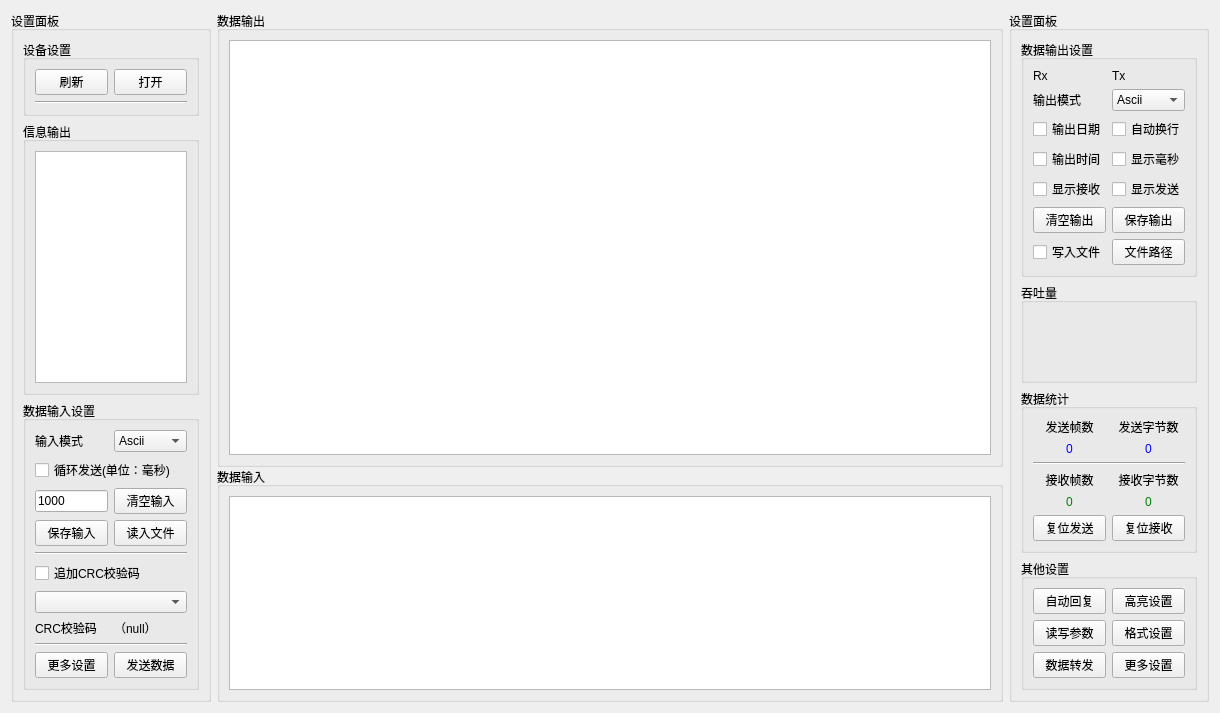
<?xml version="1.0" encoding="UTF-8"?>
<ui version="4.0">
 <class>SAKTabPage</class>
 <widget class="QWidget" name="SAKTabPage">
  <property name="geometry">
   <rect>
    <x>0</x>
    <y>0</y>
    <width>1220</width>
    <height>619</height>
   </rect>
  </property>
  <property name="windowTitle">
   <string>Form</string>
  </property>
  <layout class="QGridLayout" name="gridLayout">
   <property name="verticalSpacing">
    <number>0</number>
   </property>
   <item row="0" column="1" colspan="2">
    <widget class="QGroupBox" name="groupBox">
     <property name="title">
      <string>数据输出</string>
     </property>
     <layout class="QGridLayout" name="gridLayout_6">
      <item row="0" column="0">
       <widget class="QTextBrowser" name="outputTextBroswer"/>
      </item>
     </layout>
    </widget>
   </item>
   <item row="2" column="1" colspan="2">
    <widget class="QGroupBox" name="groupBox_3">
     <property name="maximumSize">
      <size>
       <width>16777215</width>
       <height>235</height>
      </size>
     </property>
     <property name="title">
      <string>数据输入</string>
     </property>
     <layout class="QGridLayout" name="gridLayout_4">
      <item row="0" column="0">
       <widget class="QTextEdit" name="inputTextEdit">
        <property name="html">
         <string>&lt;!DOCTYPE HTML PUBLIC &quot;-//W3C//DTD HTML 4.0//EN&quot; &quot;http://www.w3.org/TR/REC-html40/strict.dtd&quot;&gt;
&lt;html&gt;&lt;head&gt;&lt;meta name=&quot;qrichtext&quot; content=&quot;1&quot; /&gt;&lt;style type=&quot;text/css&quot;&gt;
p, li { white-space: pre-wrap; }
&lt;/style&gt;&lt;/head&gt;&lt;body style=&quot; font-family:'SimSun'; font-size:9pt; font-weight:400; font-style:normal;&quot;&gt;
&lt;p style=&quot;-qt-paragraph-type:empty; margin-top:0px; margin-bottom:0px; margin-left:0px; margin-right:0px; -qt-block-indent:0; text-indent:0px;&quot;&gt;&lt;br /&gt;&lt;/p&gt;&lt;/body&gt;&lt;/html&gt;</string>
        </property>
       </widget>
      </item>
     </layout>
    </widget>
   </item>
   <item row="0" column="0" rowspan="4">
    <widget class="QGroupBox" name="deviceSetting">
     <property name="sizePolicy">
      <sizepolicy hsizetype="Expanding" vsizetype="Preferred">
       <horstretch>0</horstretch>
       <verstretch>0</verstretch>
      </sizepolicy>
     </property>
     <property name="minimumSize">
      <size>
       <width>0</width>
       <height>0</height>
      </size>
     </property>
     <property name="maximumSize">
      <size>
       <width>200</width>
       <height>16777215</height>
      </size>
     </property>
     <property name="styleSheet">
      <string notr="true"/>
     </property>
     <property name="title">
      <string>设置面板</string>
     </property>
     <layout class="QVBoxLayout" name="verticalLayout">
      <item>
       <widget class="QGroupBox" name="deviceSettingGroupBox">
        <property name="sizePolicy">
         <sizepolicy hsizetype="Preferred" vsizetype="Preferred">
          <horstretch>0</horstretch>
          <verstretch>0</verstretch>
         </sizepolicy>
        </property>
        <property name="minimumSize">
         <size>
          <width>0</width>
          <height>0</height>
         </size>
        </property>
        <property name="maximumSize">
         <size>
          <width>16777215</width>
          <height>16777215</height>
         </size>
        </property>
        <property name="title">
         <string>设备设置</string>
        </property>
        <layout class="QGridLayout" name="gridLayout_9">
         <item row="0" column="1">
          <widget class="QPushButton" name="switchPushButton">
           <property name="text">
            <string>打开</string>
           </property>
          </widget>
         </item>
         <item row="0" column="0">
          <widget class="QPushButton" name="refreshPushButton">
           <property name="text">
            <string>刷新</string>
           </property>
          </widget>
         </item>
         <item row="1" column="0" colspan="2">
          <widget class="Line" name="line_2">
           <property name="orientation">
            <enum>Qt::Horizontal</enum>
           </property>
          </widget>
         </item>
        </layout>
       </widget>
      </item>
      <item>
       <widget class="QGroupBox" name="groupBox_4">
        <property name="title">
         <string>信息输出</string>
        </property>
        <layout class="QVBoxLayout" name="verticalLayout_3">
         <item>
          <widget class="QTextBrowser" name="messageTextBrowser"/>
         </item>
        </layout>
       </widget>
      </item>
      <item>
       <widget class="QGroupBox" name="groupBox_5">
        <property name="maximumSize">
         <size>
          <width>16777215</width>
          <height>16777215</height>
         </size>
        </property>
        <property name="title">
         <string>数据输入设置</string>
        </property>
        <layout class="QGridLayout" name="gridLayout_3">
         <item row="0" column="1">
          <widget class="QComboBox" name="inputModelComboBox">
           <property name="currentIndex">
            <number>4</number>
           </property>
           <item>
            <property name="text">
             <string>Bin</string>
            </property>
           </item>
           <item>
            <property name="text">
             <string>Oct</string>
            </property>
           </item>
           <item>
            <property name="text">
             <string>Dec</string>
            </property>
           </item>
           <item>
            <property name="text">
             <string>Hex</string>
            </property>
           </item>
           <item>
            <property name="text">
             <string>Ascii</string>
            </property>
           </item>
           <item>
            <property name="text">
             <string>Utf8</string>
            </property>
           </item>
          </widget>
         </item>
         <item row="3" column="0">
          <widget class="QPushButton" name="pushButton_8">
           <property name="text">
            <string>保存输入</string>
           </property>
          </widget>
         </item>
         <item row="2" column="1">
          <widget class="QPushButton" name="clearInputPushButton">
           <property name="text">
            <string>清空输入</string>
           </property>
          </widget>
         </item>
         <item row="1" column="0" colspan="2">
          <widget class="QCheckBox" name="cycleEnableCheckBox">
           <property name="text">
            <string>循环发送(单位：毫秒)</string>
           </property>
          </widget>
         </item>
         <item row="11" column="1">
          <widget class="QPushButton" name="sendPushButton">
           <property name="text">
            <string>发送数据</string>
           </property>
          </widget>
         </item>
         <item row="7" column="0" colspan="2">
          <widget class="QComboBox" name="crcParameterModelsComboBox"/>
         </item>
         <item row="3" column="1">
          <widget class="QPushButton" name="readinFilePushButton">
           <property name="text">
            <string>读入文件</string>
           </property>
          </widget>
         </item>
         <item row="4" column="0" colspan="2">
          <widget class="Line" name="line_3">
           <property name="orientation">
            <enum>Qt::Horizontal</enum>
           </property>
          </widget>
         </item>
         <item row="0" column="0">
          <widget class="QLabel" name="label_4">
           <property name="text">
            <string>输入模式</string>
           </property>
          </widget>
         </item>
         <item row="2" column="0">
          <widget class="QLineEdit" name="cycleTimeLineEdit">
           <property name="sizePolicy">
            <sizepolicy hsizetype="Ignored" vsizetype="Fixed">
             <horstretch>0</horstretch>
             <verstretch>0</verstretch>
            </sizepolicy>
           </property>
           <property name="text">
            <string>1000</string>
           </property>
          </widget>
         </item>
         <item row="6" column="0" colspan="2">
          <widget class="QCheckBox" name="checkBox">
           <property name="text">
            <string>追加CRC校验码</string>
           </property>
          </widget>
         </item>
         <item row="11" column="0">
          <widget class="QPushButton" name="pushButton_7">
           <property name="text">
            <string>更多设置</string>
           </property>
          </widget>
         </item>
         <item row="8" column="1">
          <widget class="QLabel" name="label_9">
           <property name="text">
            <string>（null）</string>
           </property>
          </widget>
         </item>
         <item row="9" column="0" colspan="2">
          <widget class="Line" name="line_4">
           <property name="orientation">
            <enum>Qt::Horizontal</enum>
           </property>
          </widget>
         </item>
         <item row="8" column="0">
          <widget class="QLabel" name="label_8">
           <property name="text">
            <string>CRC校验码</string>
           </property>
          </widget>
         </item>
        </layout>
       </widget>
      </item>
     </layout>
    </widget>
   </item>
   <item row="0" column="3" rowspan="4">
    <widget class="QGroupBox" name="groupBox_8">
     <property name="maximumSize">
      <size>
       <width>200</width>
       <height>16777215</height>
      </size>
     </property>
     <property name="title">
      <string>设置面板</string>
     </property>
     <layout class="QVBoxLayout" name="verticalLayout_2">
      <item>
       <widget class="QGroupBox" name="groupBox_6">
        <property name="sizePolicy">
         <sizepolicy hsizetype="Minimum" vsizetype="Preferred">
          <horstretch>0</horstretch>
          <verstretch>0</verstretch>
         </sizepolicy>
        </property>
        <property name="title">
         <string>数据输出设置</string>
        </property>
        <layout class="QGridLayout" name="gridLayout_2">
         <item row="5" column="2" colspan="2">
          <widget class="QCheckBox" name="showMsCheckBox">
           <property name="text">
            <string>显示毫秒</string>
           </property>
           <property name="checkable">
            <bool>true</bool>
           </property>
           <property name="checked">
            <bool>false</bool>
           </property>
          </widget>
         </item>
         <item row="5" column="0" colspan="2">
          <widget class="QCheckBox" name="showTimeCheckBox">
           <property name="text">
            <string>输出时间</string>
           </property>
          </widget>
         </item>
         <item row="6" column="2" colspan="2">
          <widget class="QCheckBox" name="showTxDataCheckBox">
           <property name="text">
            <string>显示发送</string>
           </property>
          </widget>
         </item>
         <item row="6" column="0" colspan="2">
          <widget class="QCheckBox" name="showRxDataCheckBox">
           <property name="text">
            <string>显示接收</string>
           </property>
          </widget>
         </item>
         <item row="0" column="0">
          <widget class="QLabel" name="label_10">
           <property name="text">
            <string>Rx</string>
           </property>
          </widget>
         </item>
         <item row="0" column="3">
          <widget class="QLabel" name="txLabel">
           <property name="text">
            <string/>
           </property>
          </widget>
         </item>
         <item row="0" column="1">
          <widget class="QLabel" name="rxLabel">
           <property name="text">
            <string/>
           </property>
          </widget>
         </item>
         <item row="9" column="0" colspan="2">
          <widget class="QPushButton" name="clearOutputPushButton">
           <property name="text">
            <string>清空输出</string>
           </property>
          </widget>
         </item>
         <item row="3" column="0" colspan="2">
          <widget class="QCheckBox" name="showDateCheckBox">
           <property name="text">
            <string>输出日期</string>
           </property>
          </widget>
         </item>
         <item row="9" column="2" colspan="2">
          <widget class="QPushButton" name="saveOutputPushButton">
           <property name="text">
            <string>保存输出</string>
           </property>
          </widget>
         </item>
         <item row="1" column="2" colspan="2">
          <widget class="QComboBox" name="outputModelComboBox">
           <property name="currentIndex">
            <number>4</number>
           </property>
           <item>
            <property name="text">
             <string>Bin</string>
            </property>
           </item>
           <item>
            <property name="text">
             <string>Oct</string>
            </property>
           </item>
           <item>
            <property name="text">
             <string>Dec</string>
            </property>
           </item>
           <item>
            <property name="text">
             <string>Hex</string>
            </property>
           </item>
           <item>
            <property name="text">
             <string>Ascii</string>
            </property>
           </item>
           <item>
            <property name="text">
             <string>Utf8</string>
            </property>
           </item>
          </widget>
         </item>
         <item row="1" column="0" colspan="2">
          <widget class="QLabel" name="label_6">
           <property name="text">
            <string>输出模式</string>
           </property>
          </widget>
         </item>
         <item row="10" column="0" colspan="2">
          <widget class="QCheckBox" name="checkBox_2">
           <property name="text">
            <string>写入文件</string>
           </property>
          </widget>
         </item>
         <item row="3" column="2" colspan="2">
          <widget class="QCheckBox" name="autoWrapCheckBox">
           <property name="text">
            <string>自动换行</string>
           </property>
          </widget>
         </item>
         <item row="10" column="2" colspan="2">
          <widget class="QPushButton" name="pushButton_5">
           <property name="text">
            <string>文件路径</string>
           </property>
          </widget>
         </item>
         <item row="0" column="2">
          <widget class="QLabel" name="label_12">
           <property name="text">
            <string>Tx</string>
           </property>
          </widget>
         </item>
        </layout>
       </widget>
      </item>
      <item>
       <widget class="QGroupBox" name="groupBox_10">
        <property name="minimumSize">
         <size>
          <width>0</width>
          <height>100</height>
         </size>
        </property>
        <property name="title">
         <string>吞吐量</string>
        </property>
       </widget>
      </item>
      <item>
       <widget class="QGroupBox" name="groupBox_7">
        <property name="sizePolicy">
         <sizepolicy hsizetype="Minimum" vsizetype="Preferred">
          <horstretch>0</horstretch>
          <verstretch>0</verstretch>
         </sizepolicy>
        </property>
        <property name="title">
         <string>数据统计</string>
        </property>
        <layout class="QGridLayout" name="gridLayout_5">
         <item row="1" column="0">
          <widget class="QLabel" name="txFramesLabel">
           <property name="styleSheet">
            <string notr="true">QLabel#txFramesLabel{
    color:blue
}</string>
           </property>
           <property name="text">
            <string>0</string>
           </property>
           <property name="alignment">
            <set>Qt::AlignCenter</set>
           </property>
          </widget>
         </item>
         <item row="4" column="0">
          <widget class="QLabel" name="rxFramesLabel">
           <property name="styleSheet">
            <string notr="true">QLabel#rxFramesLabel{
    color:green
}</string>
           </property>
           <property name="text">
            <string>0</string>
           </property>
           <property name="alignment">
            <set>Qt::AlignCenter</set>
           </property>
          </widget>
         </item>
         <item row="5" column="0">
          <widget class="QPushButton" name="resetTxCountPushButton">
           <property name="text">
            <string>复位发送</string>
           </property>
          </widget>
         </item>
         <item row="3" column="1">
          <widget class="QLabel" name="label_7">
           <property name="text">
            <string>接收字节数</string>
           </property>
           <property name="alignment">
            <set>Qt::AlignCenter</set>
           </property>
          </widget>
         </item>
         <item row="0" column="1">
          <widget class="QLabel" name="label_3">
           <property name="text">
            <string>发送字节数</string>
           </property>
           <property name="alignment">
            <set>Qt::AlignCenter</set>
           </property>
          </widget>
         </item>
         <item row="0" column="0">
          <widget class="QLabel" name="label_2">
           <property name="text">
            <string>发送帧数</string>
           </property>
           <property name="alignment">
            <set>Qt::AlignCenter</set>
           </property>
          </widget>
         </item>
         <item row="5" column="1">
          <widget class="QPushButton" name="resetRxCountPushButton">
           <property name="text">
            <string>复位接收</string>
           </property>
          </widget>
         </item>
         <item row="3" column="0">
          <widget class="QLabel" name="label_1">
           <property name="text">
            <string>接收帧数</string>
           </property>
           <property name="alignment">
            <set>Qt::AlignCenter</set>
           </property>
          </widget>
         </item>
         <item row="4" column="1">
          <widget class="QLabel" name="rxBytesLabel">
           <property name="styleSheet">
            <string notr="true">QLabel#rxBytesLabel{
    color:green
}</string>
           </property>
           <property name="text">
            <string>0</string>
           </property>
           <property name="alignment">
            <set>Qt::AlignCenter</set>
           </property>
          </widget>
         </item>
         <item row="1" column="1">
          <widget class="QLabel" name="txBytesLabel">
           <property name="styleSheet">
            <string notr="true">QLabel#txBytesLabel{
    color:blue
}</string>
           </property>
           <property name="text">
            <string>0</string>
           </property>
           <property name="alignment">
            <set>Qt::AlignCenter</set>
           </property>
          </widget>
         </item>
         <item row="2" column="0" colspan="2">
          <widget class="Line" name="line">
           <property name="orientation">
            <enum>Qt::Horizontal</enum>
           </property>
          </widget>
         </item>
        </layout>
       </widget>
      </item>
      <item>
       <widget class="QGroupBox" name="groupBox_9">
        <property name="title">
         <string>其他设置</string>
        </property>
        <layout class="QGridLayout" name="gridLayout_8">
         <item row="0" column="1">
          <widget class="QPushButton" name="highlightSettingPushButton">
           <property name="text">
            <string>高亮设置</string>
           </property>
          </widget>
         </item>
         <item row="1" column="1">
          <widget class="QPushButton" name="pushButton">
           <property name="text">
            <string>格式设置</string>
           </property>
          </widget>
         </item>
         <item row="1" column="0">
          <widget class="QPushButton" name="readWriteSettingPushButton">
           <property name="text">
            <string>读写参数</string>
           </property>
          </widget>
         </item>
         <item row="0" column="0">
          <widget class="QPushButton" name="autoResponseSettingPushButton">
           <property name="text">
            <string>自动回复</string>
           </property>
          </widget>
         </item>
         <item row="2" column="1">
          <widget class="QPushButton" name="pushButton_2">
           <property name="text">
            <string>更多设置</string>
           </property>
          </widget>
         </item>
         <item row="2" column="0">
          <widget class="QPushButton" name="pushButton_6">
           <property name="text">
            <string>数据转发</string>
           </property>
          </widget>
         </item>
        </layout>
       </widget>
      </item>
      <item>
       <spacer name="verticalSpacer_2">
        <property name="orientation">
         <enum>Qt::Vertical</enum>
        </property>
        <property name="sizeHint" stdset="0">
         <size>
          <width>20</width>
          <height>40</height>
         </size>
        </property>
       </spacer>
      </item>
     </layout>
    </widget>
   </item>
  </layout>
 </widget>
 <resources/>
 <connections/>
</ui>
